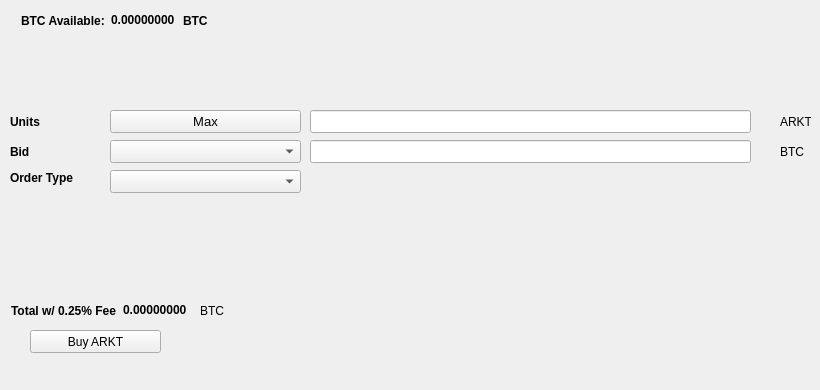
   <widget class="QWidget" name="BuyTab">
    <attribute name="title">
     <string>Buy</string>
    </attribute>
    <widget class="QPushButton" name="BuyARKT">
     <property name="geometry">
      <rect>
       <x>30</x>
       <y>330</y>
       <width>131</width>
       <height>23</height>
      </rect>
     </property>
     <property name="text">
      <string>Buy ARKT</string>
     </property>
     <property name="icon">
      <iconset resource="../arktur.qrc">
       <normaloff>:/icons/bitcoin</normaloff>:/icons/bitcoin</iconset>
     </property>
    </widget>
    <widget class="QLabel" name="label_3">
     <property name="geometry">
      <rect>
       <x>10</x>
       <y>110</y>
       <width>46</width>
       <height>23</height>
      </rect>
     </property>
     <property name="font">
      <font>
       <weight>75</weight>
       <bold>true</bold>
      </font>
     </property>
     <property name="text">
      <string>Units</string>
     </property>
    </widget>
    <widget class="QLineEdit" name="UnitsInput">
     <property name="geometry">
      <rect>
       <x>310</x>
       <y>110</y>
       <width>441</width>
       <height>23</height>
      </rect>
     </property>
     <property name="font">
      <font>
       <pointsize>9</pointsize>
       <weight>75</weight>
       <bold>true</bold>
      </font>
     </property>
    </widget>
    <widget class="QLineEdit" name="BuyBidPriceEdit">
     <property name="geometry">
      <rect>
       <x>310</x>
       <y>140</y>
       <width>441</width>
       <height>23</height>
      </rect>
     </property>
     <property name="font">
      <font>
       <pointsize>9</pointsize>
       <weight>75</weight>
       <bold>true</bold>
      </font>
     </property>
    </widget>
    <widget class="QLabel" name="label_4">
     <property name="geometry">
      <rect>
       <x>780</x>
       <y>110</y>
       <width>31</width>
       <height>23</height>
      </rect>
     </property>
     <property name="text">
      <string>ARKT</string>
     </property>
    </widget>
    <widget class="QLabel" name="label_5">
     <property name="geometry">
      <rect>
       <x>780</x>
       <y>140</y>
       <width>31</width>
       <height>23</height>
      </rect>
     </property>
     <property name="text">
      <string>BTC</string>
     </property>
    </widget>
    <widget class="QLabel" name="label_6">
     <property name="geometry">
      <rect>
       <x>10</x>
       <y>140</y>
       <width>46</width>
       <height>23</height>
      </rect>
     </property>
     <property name="font">
      <font>
       <weight>75</weight>
       <bold>true</bold>
      </font>
     </property>
     <property name="text">
      <string>Bid</string>
     </property>
    </widget>
    <widget class="QLabel" name="label_7">
     <property name="geometry">
      <rect>
       <x>10</x>
       <y>170</y>
       <width>91</width>
       <height>16</height>
      </rect>
     </property>
     <property name="font">
      <font>
       <weight>75</weight>
       <bold>true</bold>
      </font>
     </property>
     <property name="text">
      <string>Order Type</string>
     </property>
    </widget>
    <widget class="QPushButton" name="Buy_Max_Amount">
     <property name="geometry">
      <rect>
       <x>110</x>
       <y>110</y>
       <width>191</width>
       <height>23</height>
      </rect>
     </property>
     <property name="font">
      <font>
       <pointsize>10</pointsize>
      </font>
     </property>
     <property name="text">
      <string>Max</string>
     </property>
    </widget>
    <widget class="QComboBox" name="BuyBidcomboBox">
     <property name="geometry">
      <rect>
       <x>110</x>
       <y>140</y>
       <width>191</width>
       <height>23</height>
      </rect>
     </property>
     <property name="font">
      <font>
       <pointsize>10</pointsize>
      </font>
     </property>
    </widget>
    <widget class="QComboBox" name="buyOrdertypeCombo">
     <property name="geometry">
      <rect>
       <x>110</x>
       <y>170</y>
       <width>191</width>
       <height>23</height>
      </rect>
     </property>
     <property name="font">
      <font>
       <pointsize>10</pointsize>
      </font>
     </property>
    </widget>
    <widget class="QWidget" name="layoutWidget1">
     <property name="geometry">
      <rect>
       <x>21</x>
       <y>11</y>
       <width>227</width>
       <height>19</height>
      </rect>
     </property>
     <layout class="QHBoxLayout" name="horizontalLayout_3">
      <item>
       <widget class="QLabel" name="label232">
        <property name="font">
         <font>
          <weight>75</weight>
          <bold>true</bold>
         </font>
        </property>
        <property name="text">
         <string>BTC Available:</string>
        </property>
       </widget>
      </item>
      <item>
       <widget class="QLabel" name="BtcAvailableLbl">
        <property name="palette">
         <palette>
          <active>
           <colorrole role="WindowText">
            <brush brushstyle="SolidPattern">
             <color alpha="255">
              <red>0</red>
              <green>0</green>
              <blue>0</blue>
             </color>
            </brush>
           </colorrole>
           <colorrole role="Button">
            <brush brushstyle="SolidPattern">
             <color alpha="255">
              <red>0</red>
              <green>170</green>
              <blue>0</blue>
             </color>
            </brush>
           </colorrole>
           <colorrole role="Light">
            <brush brushstyle="SolidPattern">
             <color alpha="255">
              <red>0</red>
              <green>255</green>
              <blue>0</blue>
             </color>
            </brush>
           </colorrole>
           <colorrole role="Midlight">
            <brush brushstyle="SolidPattern">
             <color alpha="255">
              <red>0</red>
              <green>212</green>
              <blue>0</blue>
             </color>
            </brush>
           </colorrole>
           <colorrole role="Dark">
            <brush brushstyle="SolidPattern">
             <color alpha="255">
              <red>0</red>
              <green>85</green>
              <blue>0</blue>
             </color>
            </brush>
           </colorrole>
           <colorrole role="Mid">
            <brush brushstyle="SolidPattern">
             <color alpha="255">
              <red>0</red>
              <green>113</green>
              <blue>0</blue>
             </color>
            </brush>
           </colorrole>
           <colorrole role="Text">
            <brush brushstyle="SolidPattern">
             <color alpha="255">
              <red>0</red>
              <green>170</green>
              <blue>0</blue>
             </color>
            </brush>
           </colorrole>
           <colorrole role="BrightText">
            <brush brushstyle="SolidPattern">
             <color alpha="255">
              <red>255</red>
              <green>255</green>
              <blue>255</blue>
             </color>
            </brush>
           </colorrole>
           <colorrole role="ButtonText">
            <brush brushstyle="SolidPattern">
             <color alpha="255">
              <red>0</red>
              <green>0</green>
              <blue>0</blue>
             </color>
            </brush>
           </colorrole>
           <colorrole role="Base">
            <brush brushstyle="SolidPattern">
             <color alpha="255">
              <red>255</red>
              <green>255</green>
              <blue>255</blue>
             </color>
            </brush>
           </colorrole>
           <colorrole role="Window">
            <brush brushstyle="SolidPattern">
             <color alpha="255">
              <red>0</red>
              <green>170</green>
              <blue>0</blue>
             </color>
            </brush>
           </colorrole>
           <colorrole role="Shadow">
            <brush brushstyle="SolidPattern">
             <color alpha="255">
              <red>0</red>
              <green>0</green>
              <blue>0</blue>
             </color>
            </brush>
           </colorrole>
           <colorrole role="AlternateBase">
            <brush brushstyle="SolidPattern">
             <color alpha="255">
              <red>127</red>
              <green>212</green>
              <blue>127</blue>
             </color>
            </brush>
           </colorrole>
           <colorrole role="ToolTipBase">
            <brush brushstyle="SolidPattern">
             <color alpha="255">
              <red>255</red>
              <green>255</green>
              <blue>220</blue>
             </color>
            </brush>
           </colorrole>
           <colorrole role="ToolTipText">
            <brush brushstyle="SolidPattern">
             <color alpha="255">
              <red>0</red>
              <green>0</green>
              <blue>0</blue>
             </color>
            </brush>
           </colorrole>
          </active>
          <inactive>
           <colorrole role="WindowText">
            <brush brushstyle="SolidPattern">
             <color alpha="255">
              <red>0</red>
              <green>0</green>
              <blue>0</blue>
             </color>
            </brush>
           </colorrole>
           <colorrole role="Button">
            <brush brushstyle="SolidPattern">
             <color alpha="255">
              <red>0</red>
              <green>170</green>
              <blue>0</blue>
             </color>
            </brush>
           </colorrole>
           <colorrole role="Light">
            <brush brushstyle="SolidPattern">
             <color alpha="255">
              <red>0</red>
              <green>255</green>
              <blue>0</blue>
             </color>
            </brush>
           </colorrole>
           <colorrole role="Midlight">
            <brush brushstyle="SolidPattern">
             <color alpha="255">
              <red>0</red>
              <green>212</green>
              <blue>0</blue>
             </color>
            </brush>
           </colorrole>
           <colorrole role="Dark">
            <brush brushstyle="SolidPattern">
             <color alpha="255">
              <red>0</red>
              <green>85</green>
              <blue>0</blue>
             </color>
            </brush>
           </colorrole>
           <colorrole role="Mid">
            <brush brushstyle="SolidPattern">
             <color alpha="255">
              <red>0</red>
              <green>113</green>
              <blue>0</blue>
             </color>
            </brush>
           </colorrole>
           <colorrole role="Text">
            <brush brushstyle="SolidPattern">
             <color alpha="255">
              <red>0</red>
              <green>170</green>
              <blue>0</blue>
             </color>
            </brush>
           </colorrole>
           <colorrole role="BrightText">
            <brush brushstyle="SolidPattern">
             <color alpha="255">
              <red>255</red>
              <green>255</green>
              <blue>255</blue>
             </color>
            </brush>
           </colorrole>
           <colorrole role="ButtonText">
            <brush brushstyle="SolidPattern">
             <color alpha="255">
              <red>0</red>
              <green>0</green>
              <blue>0</blue>
             </color>
            </brush>
           </colorrole>
           <colorrole role="Base">
            <brush brushstyle="SolidPattern">
             <color alpha="255">
              <red>255</red>
              <green>255</green>
              <blue>255</blue>
             </color>
            </brush>
           </colorrole>
           <colorrole role="Window">
            <brush brushstyle="SolidPattern">
             <color alpha="255">
              <red>0</red>
              <green>170</green>
              <blue>0</blue>
             </color>
            </brush>
           </colorrole>
           <colorrole role="Shadow">
            <brush brushstyle="SolidPattern">
             <color alpha="255">
              <red>0</red>
              <green>0</green>
              <blue>0</blue>
             </color>
            </brush>
           </colorrole>
           <colorrole role="AlternateBase">
            <brush brushstyle="SolidPattern">
             <color alpha="255">
              <red>127</red>
              <green>212</green>
              <blue>127</blue>
             </color>
            </brush>
           </colorrole>
           <colorrole role="ToolTipBase">
            <brush brushstyle="SolidPattern">
             <color alpha="255">
              <red>255</red>
              <green>255</green>
              <blue>220</blue>
             </color>
            </brush>
           </colorrole>
           <colorrole role="ToolTipText">
            <brush brushstyle="SolidPattern">
             <color alpha="255">
              <red>0</red>
              <green>0</green>
              <blue>0</blue>
             </color>
            </brush>
           </colorrole>
          </inactive>
          <disabled>
           <colorrole role="WindowText">
            <brush brushstyle="SolidPattern">
             <color alpha="255">
              <red>0</red>
              <green>85</green>
              <blue>0</blue>
             </color>
            </brush>
           </colorrole>
           <colorrole role="Button">
            <brush brushstyle="SolidPattern">
             <color alpha="255">
              <red>0</red>
              <green>170</green>
              <blue>0</blue>
             </color>
            </brush>
           </colorrole>
           <colorrole role="Light">
            <brush brushstyle="SolidPattern">
             <color alpha="255">
              <red>0</red>
              <green>255</green>
              <blue>0</blue>
             </color>
            </brush>
           </colorrole>
           <colorrole role="Midlight">
            <brush brushstyle="SolidPattern">
             <color alpha="255">
              <red>0</red>
              <green>212</green>
              <blue>0</blue>
             </color>
            </brush>
           </colorrole>
           <colorrole role="Dark">
            <brush brushstyle="SolidPattern">
             <color alpha="255">
              <red>0</red>
              <green>85</green>
              <blue>0</blue>
             </color>
            </brush>
           </colorrole>
           <colorrole role="Mid">
            <brush brushstyle="SolidPattern">
             <color alpha="255">
              <red>0</red>
              <green>113</green>
              <blue>0</blue>
             </color>
            </brush>
           </colorrole>
           <colorrole role="Text">
            <brush brushstyle="SolidPattern">
             <color alpha="255">
              <red>0</red>
              <green>85</green>
              <blue>0</blue>
             </color>
            </brush>
           </colorrole>
           <colorrole role="BrightText">
            <brush brushstyle="SolidPattern">
             <color alpha="255">
              <red>255</red>
              <green>255</green>
              <blue>255</blue>
             </color>
            </brush>
           </colorrole>
           <colorrole role="ButtonText">
            <brush brushstyle="SolidPattern">
             <color alpha="255">
              <red>0</red>
              <green>85</green>
              <blue>0</blue>
             </color>
            </brush>
           </colorrole>
           <colorrole role="Base">
            <brush brushstyle="SolidPattern">
             <color alpha="255">
              <red>0</red>
              <green>170</green>
              <blue>0</blue>
             </color>
            </brush>
           </colorrole>
           <colorrole role="Window">
            <brush brushstyle="SolidPattern">
             <color alpha="255">
              <red>0</red>
              <green>170</green>
              <blue>0</blue>
             </color>
            </brush>
           </colorrole>
           <colorrole role="Shadow">
            <brush brushstyle="SolidPattern">
             <color alpha="255">
              <red>0</red>
              <green>0</green>
              <blue>0</blue>
             </color>
            </brush>
           </colorrole>
           <colorrole role="AlternateBase">
            <brush brushstyle="SolidPattern">
             <color alpha="255">
              <red>0</red>
              <green>170</green>
              <blue>0</blue>
             </color>
            </brush>
           </colorrole>
           <colorrole role="ToolTipBase">
            <brush brushstyle="SolidPattern">
             <color alpha="255">
              <red>255</red>
              <green>255</green>
              <blue>220</blue>
             </color>
            </brush>
           </colorrole>
           <colorrole role="ToolTipText">
            <brush brushstyle="SolidPattern">
             <color alpha="255">
              <red>0</red>
              <green>0</green>
              <blue>0</blue>
             </color>
            </brush>
           </colorrole>
          </disabled>
         </palette>
        </property>
        <property name="font">
         <font>
          <weight>75</weight>
          <bold>true</bold>
         </font>
        </property>
        <property name="text">
         <string>0.00000000</string>
        </property>
        <property name="textInteractionFlags">
         <set>Qt::LinksAccessibleByMouse|Qt::TextSelectableByKeyboard|Qt::TextSelectableByMouse</set>
        </property>
       </widget>
      </item>
      <item>
       <widget class="QLabel" name="BtcAvailableLbl_2">
        <property name="font">
         <font>
          <weight>75</weight>
          <bold>true</bold>
         </font>
        </property>
        <property name="text">
         <string>BTC</string>
        </property>
       </widget>
      </item>
     </layout>
    </widget>
    <widget class="QWidget" name="layoutWidge2">
     <property name="geometry">
      <rect>
       <x>11</x>
       <y>301</y>
       <width>259</width>
       <height>19</height>
      </rect>
     </property>
     <layout class="QHBoxLayout" name="horizontalLayout_4">
      <item>
       <widget class="QLabel" name="label_9">
        <property name="font">
         <font>
          <weight>75</weight>
          <bold>true</bold>
         </font>
        </property>
        <property name="text">
         <string>Total w/ 0.25% Fee</string>
        </property>
       </widget>
      </item>
      <item>
       <widget class="QLabel" name="BuyCostLabel">
        <property name="palette">
         <palette>
          <active>
           <colorrole role="WindowText">
            <brush brushstyle="SolidPattern">
             <color alpha="255">
              <red>0</red>
              <green>0</green>
              <blue>0</blue>
             </color>
            </brush>
           </colorrole>
           <colorrole role="Button">
            <brush brushstyle="SolidPattern">
             <color alpha="255">
              <red>0</red>
              <green>170</green>
              <blue>0</blue>
             </color>
            </brush>
           </colorrole>
           <colorrole role="Light">
            <brush brushstyle="SolidPattern">
             <color alpha="255">
              <red>0</red>
              <green>255</green>
              <blue>0</blue>
             </color>
            </brush>
           </colorrole>
           <colorrole role="Midlight">
            <brush brushstyle="SolidPattern">
             <color alpha="255">
              <red>0</red>
              <green>212</green>
              <blue>0</blue>
             </color>
            </brush>
           </colorrole>
           <colorrole role="Dark">
            <brush brushstyle="SolidPattern">
             <color alpha="255">
              <red>0</red>
              <green>85</green>
              <blue>0</blue>
             </color>
            </brush>
           </colorrole>
           <colorrole role="Mid">
            <brush brushstyle="SolidPattern">
             <color alpha="255">
              <red>0</red>
              <green>113</green>
              <blue>0</blue>
             </color>
            </brush>
           </colorrole>
           <colorrole role="Text">
            <brush brushstyle="SolidPattern">
             <color alpha="255">
              <red>0</red>
              <green>170</green>
              <blue>0</blue>
             </color>
            </brush>
           </colorrole>
           <colorrole role="BrightText">
            <brush brushstyle="SolidPattern">
             <color alpha="255">
              <red>255</red>
              <green>255</green>
              <blue>255</blue>
             </color>
            </brush>
           </colorrole>
           <colorrole role="ButtonText">
            <brush brushstyle="SolidPattern">
             <color alpha="255">
              <red>0</red>
              <green>0</green>
              <blue>0</blue>
             </color>
            </brush>
           </colorrole>
           <colorrole role="Base">
            <brush brushstyle="SolidPattern">
             <color alpha="255">
              <red>255</red>
              <green>255</green>
              <blue>255</blue>
             </color>
            </brush>
           </colorrole>
           <colorrole role="Window">
            <brush brushstyle="SolidPattern">
             <color alpha="255">
              <red>0</red>
              <green>170</green>
              <blue>0</blue>
             </color>
            </brush>
           </colorrole>
           <colorrole role="Shadow">
            <brush brushstyle="SolidPattern">
             <color alpha="255">
              <red>0</red>
              <green>0</green>
              <blue>0</blue>
             </color>
            </brush>
           </colorrole>
           <colorrole role="AlternateBase">
            <brush brushstyle="SolidPattern">
             <color alpha="255">
              <red>127</red>
              <green>212</green>
              <blue>127</blue>
             </color>
            </brush>
           </colorrole>
           <colorrole role="ToolTipBase">
            <brush brushstyle="SolidPattern">
             <color alpha="255">
              <red>255</red>
              <green>255</green>
              <blue>220</blue>
             </color>
            </brush>
           </colorrole>
           <colorrole role="ToolTipText">
            <brush brushstyle="SolidPattern">
             <color alpha="255">
              <red>0</red>
              <green>0</green>
              <blue>0</blue>
             </color>
            </brush>
           </colorrole>
          </active>
          <inactive>
           <colorrole role="WindowText">
            <brush brushstyle="SolidPattern">
             <color alpha="255">
              <red>0</red>
              <green>0</green>
              <blue>0</blue>
             </color>
            </brush>
           </colorrole>
           <colorrole role="Button">
            <brush brushstyle="SolidPattern">
             <color alpha="255">
              <red>0</red>
              <green>170</green>
              <blue>0</blue>
             </color>
            </brush>
           </colorrole>
           <colorrole role="Light">
            <brush brushstyle="SolidPattern">
             <color alpha="255">
              <red>0</red>
              <green>255</green>
              <blue>0</blue>
             </color>
            </brush>
           </colorrole>
           <colorrole role="Midlight">
            <brush brushstyle="SolidPattern">
             <color alpha="255">
              <red>0</red>
              <green>212</green>
              <blue>0</blue>
             </color>
            </brush>
           </colorrole>
           <colorrole role="Dark">
            <brush brushstyle="SolidPattern">
             <color alpha="255">
              <red>0</red>
              <green>85</green>
              <blue>0</blue>
             </color>
            </brush>
           </colorrole>
           <colorrole role="Mid">
            <brush brushstyle="SolidPattern">
             <color alpha="255">
              <red>0</red>
              <green>113</green>
              <blue>0</blue>
             </color>
            </brush>
           </colorrole>
           <colorrole role="Text">
            <brush brushstyle="SolidPattern">
             <color alpha="255">
              <red>0</red>
              <green>170</green>
              <blue>0</blue>
             </color>
            </brush>
           </colorrole>
           <colorrole role="BrightText">
            <brush brushstyle="SolidPattern">
             <color alpha="255">
              <red>255</red>
              <green>255</green>
              <blue>255</blue>
             </color>
            </brush>
           </colorrole>
           <colorrole role="ButtonText">
            <brush brushstyle="SolidPattern">
             <color alpha="255">
              <red>0</red>
              <green>0</green>
              <blue>0</blue>
             </color>
            </brush>
           </colorrole>
           <colorrole role="Base">
            <brush brushstyle="SolidPattern">
             <color alpha="255">
              <red>255</red>
              <green>255</green>
              <blue>255</blue>
             </color>
            </brush>
           </colorrole>
           <colorrole role="Window">
            <brush brushstyle="SolidPattern">
             <color alpha="255">
              <red>0</red>
              <green>170</green>
              <blue>0</blue>
             </color>
            </brush>
           </colorrole>
           <colorrole role="Shadow">
            <brush brushstyle="SolidPattern">
             <color alpha="255">
              <red>0</red>
              <green>0</green>
              <blue>0</blue>
             </color>
            </brush>
           </colorrole>
           <colorrole role="AlternateBase">
            <brush brushstyle="SolidPattern">
             <color alpha="255">
              <red>127</red>
              <green>212</green>
              <blue>127</blue>
             </color>
            </brush>
           </colorrole>
           <colorrole role="ToolTipBase">
            <brush brushstyle="SolidPattern">
             <color alpha="255">
              <red>255</red>
              <green>255</green>
              <blue>220</blue>
             </color>
            </brush>
           </colorrole>
           <colorrole role="ToolTipText">
            <brush brushstyle="SolidPattern">
             <color alpha="255">
              <red>0</red>
              <green>0</green>
              <blue>0</blue>
             </color>
            </brush>
           </colorrole>
          </inactive>
          <disabled>
           <colorrole role="WindowText">
            <brush brushstyle="SolidPattern">
             <color alpha="255">
              <red>0</red>
              <green>85</green>
              <blue>0</blue>
             </color>
            </brush>
           </colorrole>
           <colorrole role="Button">
            <brush brushstyle="SolidPattern">
             <color alpha="255">
              <red>0</red>
              <green>170</green>
              <blue>0</blue>
             </color>
            </brush>
           </colorrole>
           <colorrole role="Light">
            <brush brushstyle="SolidPattern">
             <color alpha="255">
              <red>0</red>
              <green>255</green>
              <blue>0</blue>
             </color>
            </brush>
           </colorrole>
           <colorrole role="Midlight">
            <brush brushstyle="SolidPattern">
             <color alpha="255">
              <red>0</red>
              <green>212</green>
              <blue>0</blue>
             </color>
            </brush>
           </colorrole>
           <colorrole role="Dark">
            <brush brushstyle="SolidPattern">
             <color alpha="255">
              <red>0</red>
              <green>85</green>
              <blue>0</blue>
             </color>
            </brush>
           </colorrole>
           <colorrole role="Mid">
            <brush brushstyle="SolidPattern">
             <color alpha="255">
              <red>0</red>
              <green>113</green>
              <blue>0</blue>
             </color>
            </brush>
           </colorrole>
           <colorrole role="Text">
            <brush brushstyle="SolidPattern">
             <color alpha="255">
              <red>0</red>
              <green>85</green>
              <blue>0</blue>
             </color>
            </brush>
           </colorrole>
           <colorrole role="BrightText">
            <brush brushstyle="SolidPattern">
             <color alpha="255">
              <red>255</red>
              <green>255</green>
              <blue>255</blue>
             </color>
            </brush>
           </colorrole>
           <colorrole role="ButtonText">
            <brush brushstyle="SolidPattern">
             <color alpha="255">
              <red>0</red>
              <green>85</green>
              <blue>0</blue>
             </color>
            </brush>
           </colorrole>
           <colorrole role="Base">
            <brush brushstyle="SolidPattern">
             <color alpha="255">
              <red>0</red>
              <green>170</green>
              <blue>0</blue>
             </color>
            </brush>
           </colorrole>
           <colorrole role="Window">
            <brush brushstyle="SolidPattern">
             <color alpha="255">
              <red>0</red>
              <green>170</green>
              <blue>0</blue>
             </color>
            </brush>
           </colorrole>
           <colorrole role="Shadow">
            <brush brushstyle="SolidPattern">
             <color alpha="255">
              <red>0</red>
              <green>0</green>
              <blue>0</blue>
             </color>
            </brush>
           </colorrole>
           <colorrole role="AlternateBase">
            <brush brushstyle="SolidPattern">
             <color alpha="255">
              <red>0</red>
              <green>170</green>
              <blue>0</blue>
             </color>
            </brush>
           </colorrole>
           <colorrole role="ToolTipBase">
            <brush brushstyle="SolidPattern">
             <color alpha="255">
              <red>255</red>
              <green>255</green>
              <blue>220</blue>
             </color>
            </brush>
           </colorrole>
           <colorrole role="ToolTipText">
            <brush brushstyle="SolidPattern">
             <color alpha="255">
              <red>0</red>
              <green>0</green>
              <blue>0</blue>
             </color>
            </brush>
           </colorrole>
          </disabled>
         </palette>
        </property>
        <property name="font">
         <font>
          <weight>75</weight>
          <bold>true</bold>
         </font>
        </property>
        <property name="autoFillBackground">
         <bool>false</bool>
        </property>
        <property name="text">
         <string>0.00000000</string>
        </property>
        <property name="textInteractionFlags">
         <set>Qt::LinksAccessibleByMouse|Qt::TextSelectableByMouse</set>
        </property>
       </widget>
      </item>
      <item>
       <widget class="QLabel" name="label_10">
        <property name="font">
         <font>
          <weight>50</weight>
          <bold>false</bold>
         </font>
        </property>
        <property name="text">
         <string>BTC</string>
        </property>
       </widget>
      </item>
     </layout>
    </widget>
    <widget class="QLabel" name="label_24">
     <property name="geometry">
      <rect>
       <x>460</x>
       <y>300</y>
       <width>281</width>
       <height>81</height>
      </rect>
     </property>
     <property name="text">
      <string/>
     </property>
     <property name="pixmap">
      <pixmap>:/images/bittrex</pixmap>
     </property>
    </widget>
   </widget>
